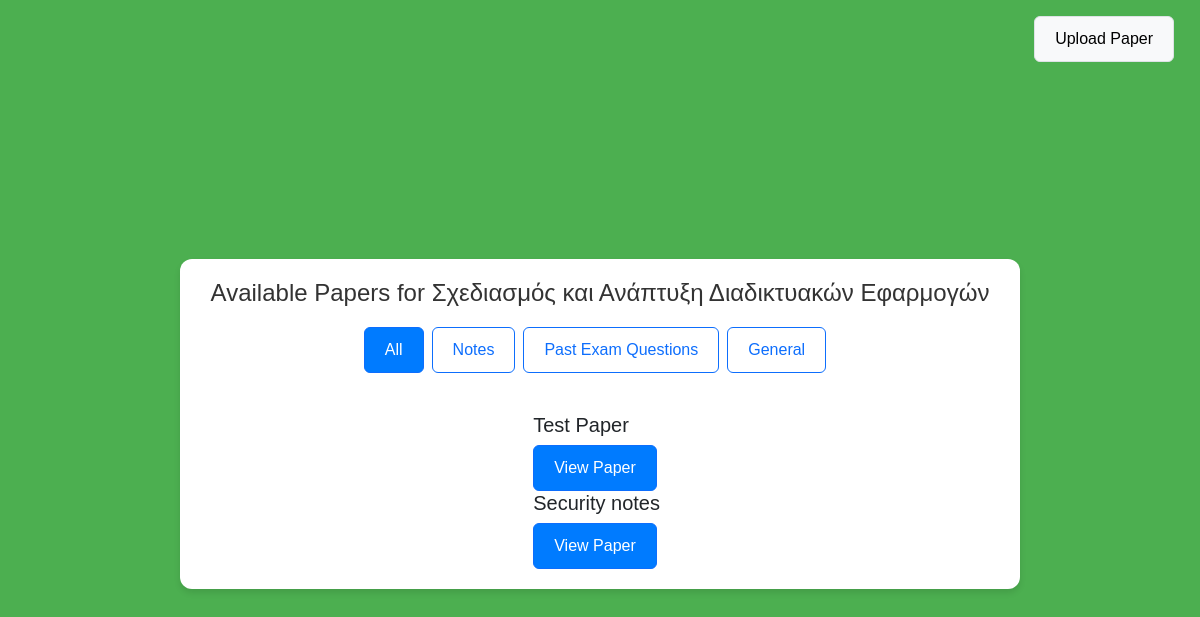
/papers/1/1/, run on an earlier commit of the app's database.
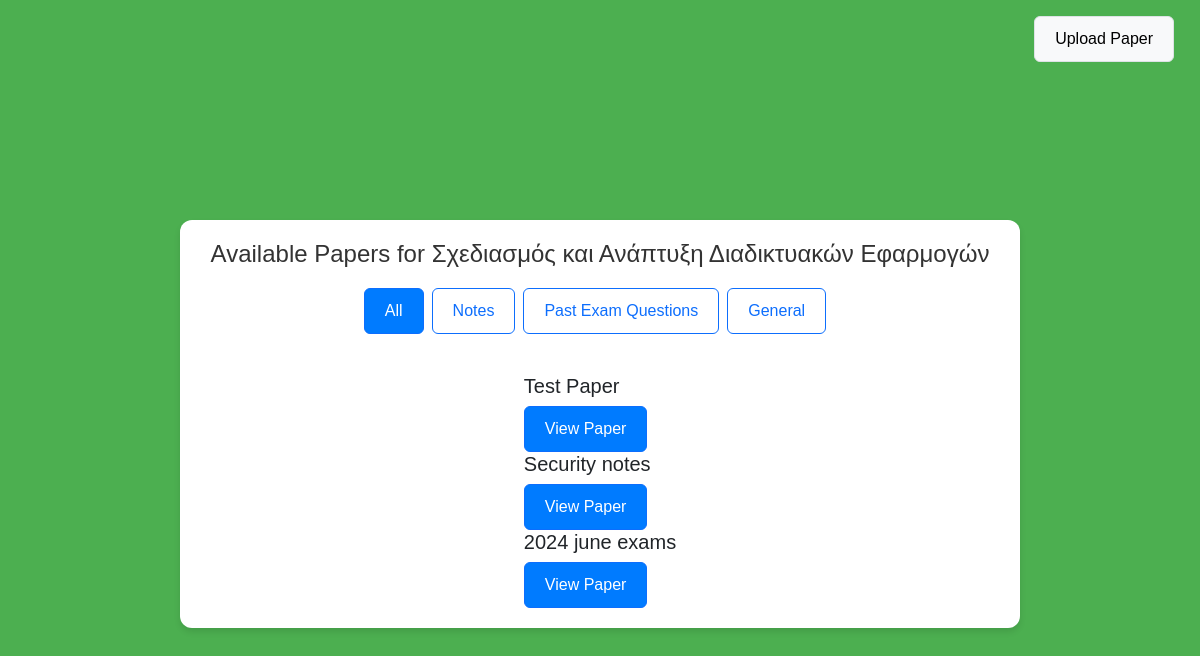
And on a later commit of the database.
### myapp/models.py (models this page shows, shortened)
class Course(models.Model):
    name = models.CharField(max_length=255)
    department = models.ForeignKey(Department, on_delete=models.CASCADE, related_name='courses')

class Paper(models.Model):
    title = models.CharField(max_length=255)
    description = models.TextField(default="No description available")
    CATEGORY_CHOICES = [
    ('notes', 'Notes'),
    ('exams', 'Past Exam Questions'),
    ('general', 'General'),
]
    category = models.CharField(max_length=10, choices=CATEGORY_CHOICES, default='general')
    file = models.FileField(upload_to='papers/')  # Folder where the papers will be stored
    course = models.ForeignKey(Course, related_name='papers', on_delete=models.CASCADE)
    uploaded_at = models.DateTimeField(auto_now_add=True)

### myapp/views.py (the view)
# urls.py: path('papers/<int:department_id>/<int:course_id>/', views.papers_view, name='papers'),  # Shows all papers for a course
def papers_view(request, department_id, course_id):
    from .models import Paper
    department = Department.objects.get(id=department_id)
    course = Course.objects.get(id=course_id)
    papers = Paper.objects.filter(course=course)  # You can filter papers by course
    return render(request, 'papers.html', {
        'department': department,
        'course': course,
        'papers': papers,
        'current_category': 'all'
    })

### myapp/templates/papers.html (shortened to what this page needs)
<!DOCTYPE html>
<html lang="en">
    {% load static %}
<head>
    <link href="https://cdn.jsdelivr.net/npm/bootstrap@5.3.0-alpha1/dist/css/bootstrap.min.css" rel="stylesheet">
    <link rel="stylesheet" href="{% static 'css/style.css' %}">
</head>
<body class="papers-page">
    <div class="position-absolute top-0 end-0 p-3">
        <a href="{% url 'upload_paper' %}" class="btn btn-light border">Upload Paper</a>
    </div>
    <div class="container mt-5">
        <h2 class="text-center">Available Papers for {{ course.name }}</h2>
        <div class="d-flex justify-content-end mb-3">
            <a href="{% url 'papers' department_id=department.id course_id=course.id %}"
               class="btn {% if current_category == 'all' %}btn-primary{% else %}btn-outline-primary{% endif %} me-2">
                All
            </a>
            <a href="{% url 'papers_by_category' department_id=department.id course_id=course.id category='notes' %}"
               class="btn {% if current_category == 'notes' %}btn-primary{% else %}btn-outline-primary{% endif %} me-2">
                Notes
            </a>
            <a href="{% url 'papers_by_category' department_id=department.id course_id=course.id category='exams' %}"
               class="btn {% if current_category == 'exams' %}btn-primary{% else %}btn-outline-primary{% endif %} me-2">
                Past Exam Questions
            </a>
            <a href="{% url 'papers_by_category' department_id=department.id course_id=course.id category='general' %}"
               class="btn {% if current_category == 'general' %}btn-primary{% else %}btn-outline-primary{% endif %}">
                General
            </a>
        </div>
        <div class="paper-list mt-4">
            <form method="POST" action="{% url 'papers' department_id=department.id course_id=course.id %}">
                {% for paper in papers %}
                    <div class="paper-item">
                        <h5>{{ paper.title }}</h5>
                        <a href="{% url 'paper_detail' department_id=department.id course_id=course.id paper_id=paper.id %}" class="btn btn-primary">View Paper</a>
                    </div>
                {% empty %}
                    <p>No papers available for this course.</p>
                {% endfor %}
            </form>
        </div>
    </div>
</body>
</html>

### myapp/static/css/style.css (style rules this page uses)
body { background-color: #f7f7f7; font-family: 'Arial', sans-serif; margin: 0; padding: 0; }
h2 { margin-bottom: 20px; color: #333; font-size: 24px; }
a { text-decoration: none; color: #4CAF50; }
.container { max-width: 1000px; margin: 0 auto; padding: 20px; }
.papers-page { display: flex; justify-content: center; align-items: center; height: 100vh; background-color: #4CAF50; }
.papers-page .container { width: 70%; padding: 20px; background-color: #ffffff; box-shadow: 0 4px 6px rgba(0, 0, 0, 0.1); border-radius: 12px; }
.university-page .container, .department-page .container, .papers-page .container { display: flex; flex-direction: column; justify-content: center; align-items: center; }
.btn { margin-right: 10px; padding: 10px 20px; font-size: 16px; }
.btn-primary { background-color: #007bff; color: white; }

What changed in the data, as far as the page shows it:
added Paper: title "2024 june exams"
